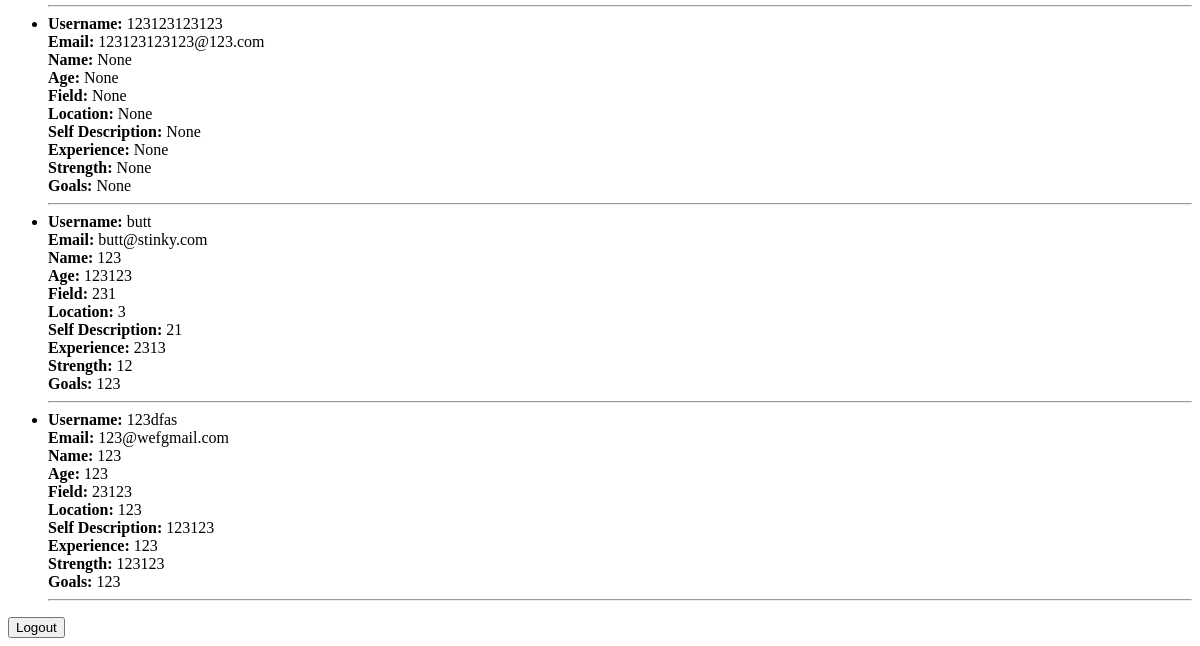
Page /users (signed in, lower part) on the earlier database version.
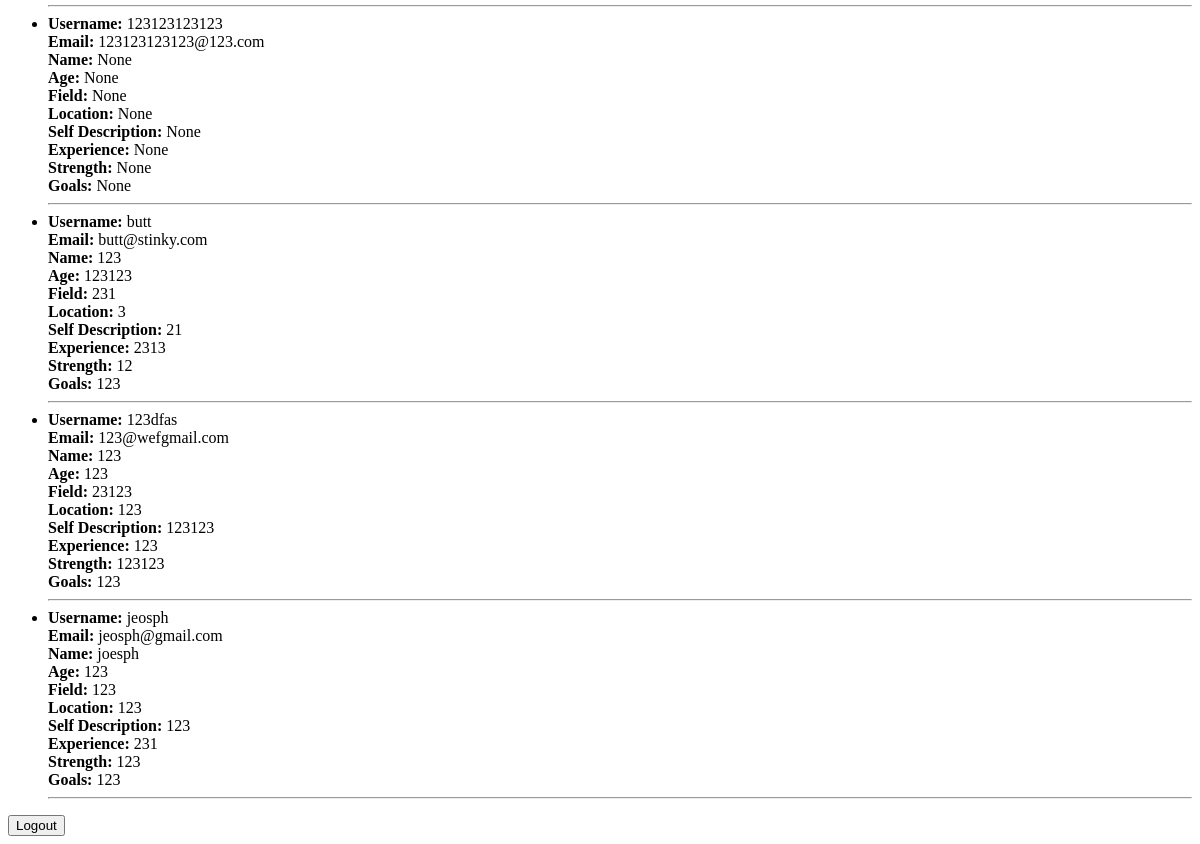
Same page on the later database version.
### app/models.py (models this page shows, shortened)
class User(db.Model):
    id: so.Mapped[int] = so.mapped_column(primary_key=True)
    username: so.Mapped[str] = so.mapped_column(sa.String(64), index=True, unique=True)
    email: so.Mapped[str] = so.mapped_column(sa.String(120), index=True, unique=True)
    password_hash: so.Mapped[Optional[str]] = so.mapped_column(sa.String(256))
    name: so.Mapped[Optional[str]] = so.mapped_column(sa.String(100))
    age: so.Mapped[Optional[int]] = so.mapped_column(sa.Integer)
    field: so.Mapped[Optional[str]] = so.mapped_column(sa.String(100))
    location: so.Mapped[Optional[str]] = so.mapped_column(sa.String(100))
    location_lat: so.Mapped[Optional[float]] = so.mapped_column(sa.Float)
    location_lng: so.Mapped[Optional[float]] = so.mapped_column(sa.Float)
    self_description: so.Mapped[Optional[str]] = so.mapped_column(sa.Text)
    experience: so.Mapped[Optional[str]] = so.mapped_column(sa.Text)
    strength: so.Mapped[Optional[str]] = so.mapped_column(sa.Text)
    goals: so.Mapped[Optional[str]] = so.mapped_column(sa.Text)
    profile_photo: so.Mapped[Optional[str]] = so.mapped_column(sa.String(256))  # Store filename or URL
    pAge: so.Mapped[Optional[int]] = so.mapped_column(sa.Integer)
    pField: so.Mapped[Optional[str]] = so.mapped_column(sa.String(100))
    pLocation: so.Mapped[Optional[str]] = so.mapped_column(sa.String(100))
    pLocation_lat: so.Mapped[Optional[float]] = so.mapped_column(sa.Float)
    pLocation_lng: so.Mapped[Optional[float]] = so.mapped_column(sa.Float)
    pGoals: so.Mapped[Optional[str]] = so.mapped_column(sa.Text)
    pQualities: so.Mapped[Optional[str]] = so.mapped_column(sa.Text)

### app/routes.py (the view)
@app.route('/users')
@login_required
def list_users():
    users = User.query.all()  # Query all users
    current_user_id = session.get('user_id')  # Get the current user's ID from the session
    current_user = User.query.get(current_user_id)  # Fetch the current user from the database
    return render_template('users.html', users=users, current_user=current_user)  # Pass users and current user to the template

### app/routes.py (called while the page is built)
def login_required(f):
    @wraps(f)
    def decorated_function(*args, **kwargs):
        if 'user_id' not in session:
            flash('You need to log in to access this page. User: 123123 Password: 123123')
            return redirect(url_for('login'))
        return f(*args, **kwargs)
    return decorated_function

### app/templates/users.html (shortened to what this page needs)
{% extends "base.html" %}
{% block body %}
    <ul>
        {% for user in users %}
            <li>
                <strong>Username:</strong> {{ user.username }} <br>
                <strong>Email:</strong> {{ user.email }} <br>
                <strong>Name:</strong> {{ user.name }} <br>
                <strong>Age:</strong> {{ user.age }} <br>
                <strong>Field:</strong> {{ user.field }} <br>
                <strong>Location:</strong> {{ user.location }} <br>
                <strong>Self Description:</strong> {{ user.self_description }} <br>
                <strong>Experience:</strong> {{ user.experience }} <br>
                <strong>Strength:</strong> {{ user.strength }} <br>
                <strong>Goals:</strong> {{ user.goals }} <br>
                <hr>
            </li>
        {% endfor %}
    </ul>
    <form action="{{ url_for('logout') }}" method="post">
        <button type="submit">Logout</button>
    </form>
{% endblock %}

### app/templates/base.html (shortened to what this page needs)
<!DOCTYPE html>
<html lang="en">
<head>
</head>
<body>
    {% block body %}{% endblock %}
</body>
</html>

Differences in the rows shown:
added User: username "jeosph", email "jeosph@gmail.com", name "joesph", age "123", field "123", location "123", self_description "123", experience "231", strength "123", goals "123"
